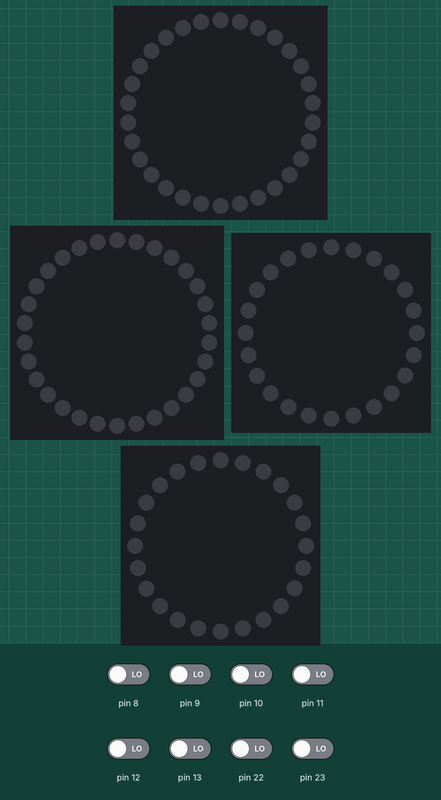
A sketch run on a simulated Arduino Uno, built with avr-gcc and run on an emulated ATmega328P. Shown: 2 × 30 RGB LEDs in a ring, first at the top, clockwise, 2 × 24 RGB LEDs in a ring, first at the top, clockwise. Inputs (shaded band) come from the test bench; at power-on: pin 8–13, pin 22, pin 23 LOW. Dim RGB values are drawn brighter than linear.

Above: at 1.2 s.
1.3 s: pin 12 driven HIGH
At 1.8 s:
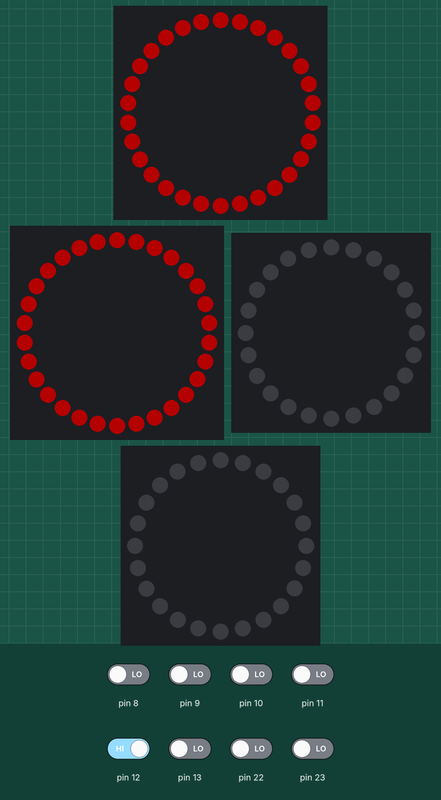
2.8 s: pin 22 driven HIGH
At 2.99 s:
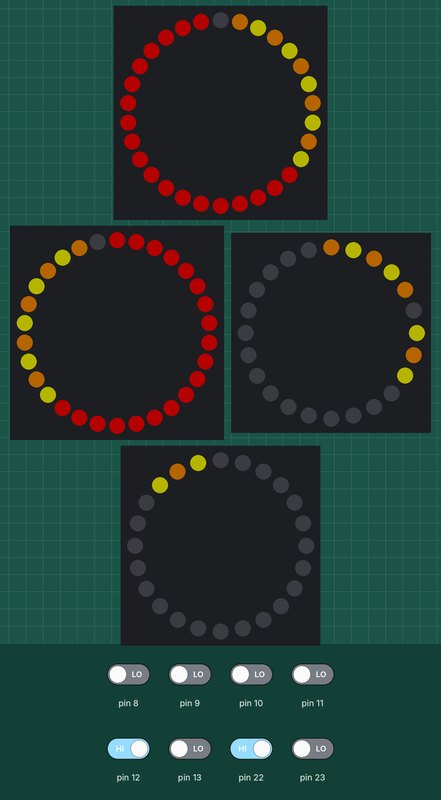
5.3 s: pin 13 driven HIGH
At 5.58 s:
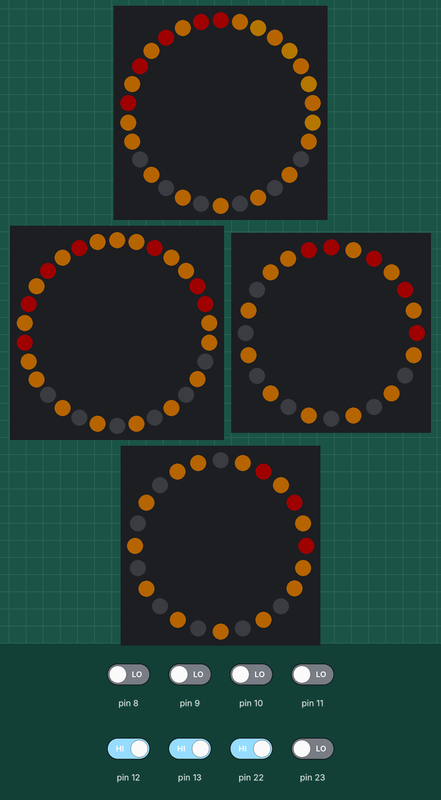
7.8 s: pin 12 driven LOW
At 8.13 s:
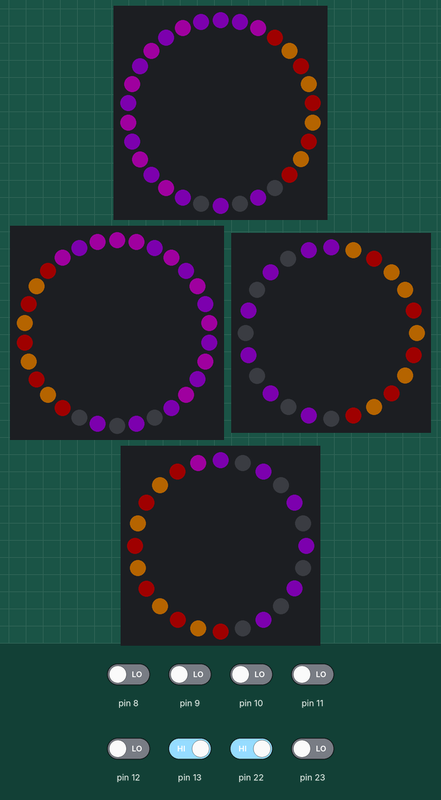
10.4 s: pin 13 driven LOW
At 11.5 s:
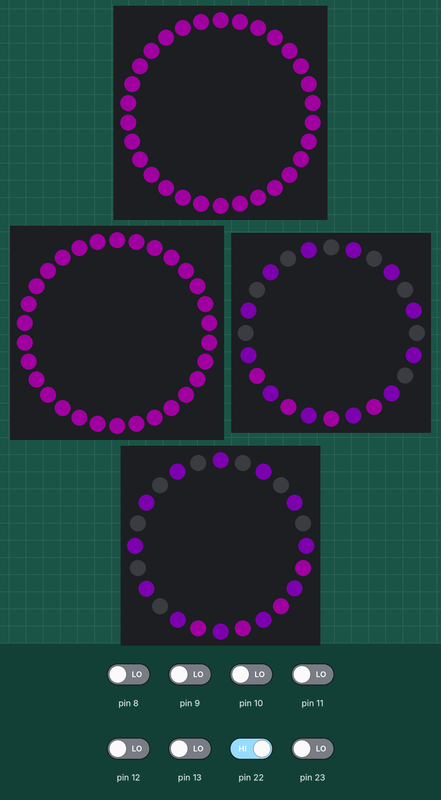
11.9 s: pin 22 driven LOW
At 12.3 s:
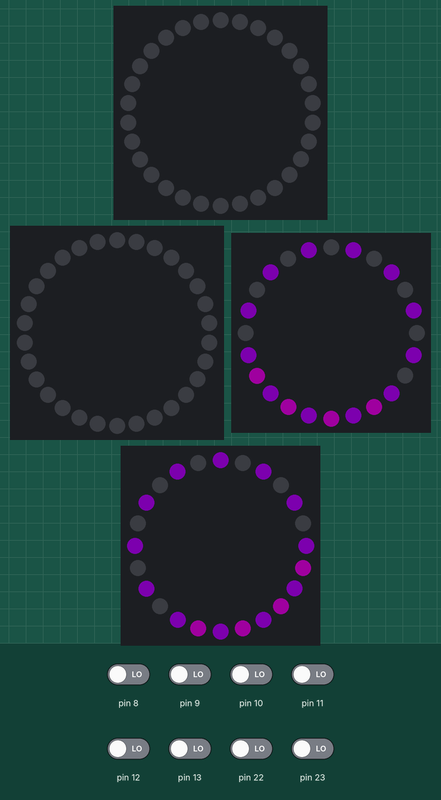
Timing chart, 0 to 14.4 s (numbered marks = the images above; inputs shaded):
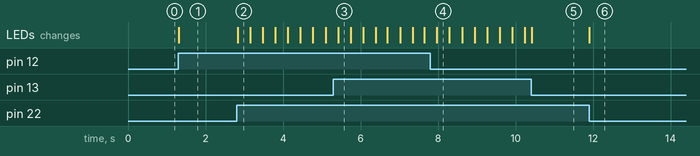

The sketch:

LI23.ino
```cpp
#include <FastLED.h>

#define NUM_LEDS_STRIP 30 // 30 leds in a 0.5m strip w/ 60 leds/m
#define NUM_LEDS_RING 24 // 24 leds in a ring

#define DATA_A 3 // DIO Pins for Strip Output
#define DATA_B 4
#define DATA_C 5
#define DATA_D 6

#define STRIP_a 0 // marks wich strip
#define STRIP_b 1
#define RING_a 2
#define RING_b 3

#define cBLANK 0 // output solid colors
#define cRED 1
#define cBLUE 2
#define cYELLOW 3
#define cPURPLE 4

#define CONE 0 // game pices
#define CUBE 1


#define GLOBAL_BRIGHTNESS 63 // Global Brightness

CRGB STRIP_A[NUM_LEDS_STRIP]; // define arays for two strips & two rings
CRGB STRIP_B[NUM_LEDS_STRIP];
CRGB RING_A[NUM_LEDS_RING];
CRGB RING_B[NUM_LEDS_RING];

uint8_t a = 0; // vars for scrolling animations (strips)
uint8_t b = 1;
uint8_t c = 2;
uint8_t d = 3;
uint8_t e = 4;
uint8_t f = 5;
uint8_t g = 6;
uint8_t h = 7;
uint8_t i = 8;
uint8_t j = 9;
uint8_t k = 10;

uint8_t A = 0; //vars for scoling animations (rings)
uint8_t B = 1;
uint8_t C = 2;
uint8_t D = 3;
uint8_t E = 4;
uint8_t F = 5;
uint8_t G = 6;
uint8_t H = 7;
uint8_t I = 8;

uint16_t randomNum = 0; // random number for the fire
byte fireStarter;
#define delayTime 0

void setup() {
  FastLED.addLeds<NEOPIXEL, DATA_A>(STRIP_A, NUM_LEDS_STRIP);
  FastLED.addLeds<NEOPIXEL, DATA_B>(STRIP_B, NUM_LEDS_STRIP);
  FastLED.addLeds<NEOPIXEL, DATA_C>(RING_A, NUM_LEDS_RING);
  FastLED.addLeds<NEOPIXEL, DATA_D>(RING_B, NUM_LEDS_RING);

  Serial.begin(115200);

  FastLED.setBrightness(GLOBAL_BRIGHTNESS);

  DDRB = 0b00000000; // set all of port B to input

}

void loop() {
  // check state of PB4-PB7 (on MEGA 2560 Digial 10-13)
  if ( PINB == 0b00000000 ){     //state 0 Clear
    solid(cBLANK, STRIP_a);
    solid(cBLANK, STRIP_b);
  }
  else if( PINB == 0b00010000 ){ //state 1 Red
    solid(cRED, STRIP_a);
    solid(cRED, STRIP_b);
  }
  else if( PINB == 0b00100000){ //state 2 Blue
    solid(cBLUE, STRIP_a);
    solid(cBLUE, STRIP_b);
  }
  else if( PINB == 0b00110000){ //state 3 Yellow
    solid(cYELLOW, STRIP_a);
    solid(cYELLOW, STRIP_b);
  }
  else if( PINB == 0b01000000){ //state 4 Purple
    solid(cPURPLE, STRIP_a);
    solid(cPURPLE, STRIP_b);
  }
  else if( PINB == 0b01010000){ //state 5 Cone
    gamePiece(CONE, STRIP_a);
    gamePiece(CONE, STRIP_b);
    delay(20);
  }
  else if( PINB == 0b01100000){ //state 6 Cube
    gamePiece(CUBE, STRIP_a);
    gamePiece(CUBE, STRIP_b);
    delay(20);
  }
  else if( PINB == 0b01110000){ //state 7 Fire
    fire(STRIP_a);
    fire(STRIP_b);
    delay(20);
  }/*
  else if( PINB == 0b10000000){ //state 8

  }
  else if( PINB == 0b10010000){ //state 9

  }
  else if( PINB == 0b10100000){ //state 10

  }
  else if( PINB == 0b10110000){ //state 11

  }
  else if( PINB == 0b11000000){ //state 12

  }
  else if( PINB == 0b11010000){ //state 13

  }
  else if( PINB == 0b11100000){ //state 14

  }
  else if( PINB == 0b11110000){ //state 15

  }*/
  FastLED.show();
  fireStarter = PINB;
}

 void solid(uint8_t color, uint8_t output){ // puts whole strip or ring to a solid color, curently blank, red, and blue
  if(color == cBLANK){ // make strip blank
      if(output == STRIP_a){
      for(uint8_t i = 0; i < NUM_LEDS_STRIP; i++){ // strip a
        STRIP_A[i] = CRGB::Black;
        }
    }
    if(output == STRIP_b){
      for(uint8_t i = 0; i < NUM_LEDS_STRIP; i++){ // strip b
        STRIP_B[i] = CRGB::Black;
      }
    }
    if(output == RING_a){
      for(uint8_t i = 0; i < NUM_LEDS_RING; i++){ // ring a
        RING_A[i] = CRGB::Black;
      }
    }
    if(output == RING_b){
      for(uint8_t i = 0; i < NUM_LEDS_RING; i++){ // ring b
        RING_B[i] = CRGB::Black;
      }
    }
  }
  if(color == cRED){ // make strip red
      if(output == STRIP_a){
      for(uint8_t i = 0; i < NUM_LEDS_STRIP; i++){ // strip a
        STRIP_A[i] = CRGB::Red;
        }
    }
    if(output == STRIP_b){
      for(uint8_t i = 0; i < NUM_LEDS_STRIP; i++){ // strip b
        STRIP_B[i] = CRGB::Red;
      }
    }
    if(output == RING_a){
      for(uint8_t i = 0; i < NUM_LEDS_RING; i++){ // ring a
        RING_A[i] = CRGB::Red;
      }
    }
    if(output == RING_b){
      for(uint8_t i = 0; i < NUM_LEDS_RING; i++){ // ring b
        RING_B[i] = CRGB::Red;
      }
    }
  }
  if(color == cBLUE){ // make strip blue
      if(output == STRIP_a){
      for(uint8_t i = 0; i < NUM_LEDS_STRIP; i++){ // strip a
        STRIP_A[i] = CRGB::Blue;
        }
    }
    if(output == STRIP_b){
      for(uint8_t i = 0; i < NUM_LEDS_STRIP; i++){ // strip b
        STRIP_B[i] = CRGB::Blue;
      }
    }
    if(output == RING_a){
      for(uint8_t i = 0; i < NUM_LEDS_RING; i++){ // ring a
        RING_A[i] = CRGB::Blue;
      }
    }
    if(output == RING_b){
      for(uint8_t i = 0; i < NUM_LEDS_RING; i++){ // ring b
        RING_B[i] = CRGB::Blue;
      }
    }
  }
  if(color == cYELLOW){ // make strip blank
      if(output == STRIP_a){
      for(uint8_t i = 0; i < NUM_LEDS_STRIP; i++){ // strip a
        STRIP_A[i] = CRGB::Yellow;
        }
    }
    if(output == STRIP_b){
      for(uint8_t i = 0; i < NUM_LEDS_STRIP; i++){ // strip b
        STRIP_B[i] = CRGB::Yellow;
      }
    }
    if(output == RING_a){
      for(uint8_t i = 0; i < NUM_LEDS_RING; i++){ // ring a
        RING_A[i] = CRGB::Yellow;
      }
    }
    if(output == RING_b){
      for(uint8_t i = 0; i < NUM_LEDS_RING; i++){ // ring b
        RING_B[i] = CRGB::Yellow;
      }
    }
  }
  if(color == cPURPLE){ // make strip blank
      if(output == STRIP_a){
      for(uint8_t i = 0; i < NUM_LEDS_STRIP; i++){ // strip a
        STRIP_A[i] = CRGB::Purple;
        }
    }
    if(output == STRIP_b){
      for(uint8_t i = 0; i < NUM_LEDS_STRIP; i++){ // strip b
        STRIP_B[i] = CRGB::Purple;
      }
    }
    if(output == RING_a){
      for(uint8_t i = 0; i < NUM_LEDS_RING; i++){ // ring a
        RING_A[i] = CRGB::Purple;
      }
    }
    if(output == RING_b){
      for(uint8_t i = 0; i < NUM_LEDS_RING; i++){ // ring b
        RING_B[i] = CRGB::Purple;
      }
    }
  }
}

void gamePiece( uint8_t piece, uint8_t output){ // animation for game pices

  if(piece == CONE){ // animation for cone, should be yellow ish. makes it apear as if the strips are linked on back end of robot
    if(a == (NUM_LEDS_STRIP)){
        a = 0;
    }
    else if(b == (NUM_LEDS_STRIP)){
        b = 0;
    }
    else if(c == (NUM_LEDS_STRIP)){
      c = 0;
    }
    else if(d == (NUM_LEDS_STRIP)){
        d = 0;
    }
    else if(e == (NUM_LEDS_STRIP)){
        e = 0;
    }
    else if(f == (NUM_LEDS_STRIP)){
      f = 0;
    }
    else if(g == (NUM_LEDS_STRIP)){
        g = 0;
    }
    else if(h == (NUM_LEDS_STRIP)){
        h = 0;
    }
    else if(i == (NUM_LEDS_STRIP)){
      i = 0;
    }
    else if(j == (NUM_LEDS_STRIP)){
        j = 0;
    }
    else if(k == (NUM_LEDS_STRIP)){
        k = 0;
    }
    if(output == STRIP_a){
      STRIP_A[a] = CRGB::Black;
      STRIP_A[b] = CRGB::DarkOrange;
      STRIP_A[c] = CRGB::Yellow;
      STRIP_A[d] = CRGB::DarkOrange;
      STRIP_A[e] = CRGB::Yellow;
      STRIP_A[f] = CRGB::DarkOrange;
      STRIP_A[g] = CRGB::Yellow;
      STRIP_A[h] = CRGB::DarkOrange;
      STRIP_A[i] = CRGB::Yellow;
      STRIP_A[j] = CRGB::DarkOrange;
      STRIP_A[k] = CRGB::Yellow;
    }
    if(output == STRIP_b){
      STRIP_B[NUM_LEDS_STRIP - a] = CRGB::Black;
      STRIP_B[NUM_LEDS_STRIP - b] = CRGB::DarkOrange;
      STRIP_B[NUM_LEDS_STRIP - c] = CRGB::Yellow;
      STRIP_B[NUM_LEDS_STRIP - d] = CRGB::DarkOrange;
      STRIP_B[NUM_LEDS_STRIP - e] = CRGB::Yellow;
      STRIP_B[NUM_LEDS_STRIP - f] = CRGB::DarkOrange;
      STRIP_B[NUM_LEDS_STRIP - g] = CRGB::Yellow;
      STRIP_B[NUM_LEDS_STRIP - h] = CRGB::DarkOrange;
      STRIP_B[NUM_LEDS_STRIP - i] = CRGB::Yellow;
      STRIP_B[NUM_LEDS_STRIP - j] = CRGB::DarkOrange;
      STRIP_B[NUM_LEDS_STRIP - k] = CRGB::Yellow;
    }
    a++;
    b++;
    c++;
    d++;
    e++;
    f++;
    g++;
    h++;
    i++;
    j++;
    k++;
    if(A == (NUM_LEDS_STRIP)){
        A = 0;
    }
    else if(B == (NUM_LEDS_STRIP)){
        B = 0;
    }
    else if(C == (NUM_LEDS_STRIP)){
      C = 0;
    }
    else if(D == (NUM_LEDS_STRIP)){
        D = 0;
    }
    else if(E == (NUM_LEDS_STRIP)){
        E = 0;
    }
    else if(F == (NUM_LEDS_STRIP)){
      F = 0;
    }
    else if(G == (NUM_LEDS_STRIP)){
        G = 0;
    }
    else if(H == (NUM_LEDS_STRIP)){
        H = 0;
    }
    else if(I == (NUM_LEDS_STRIP)){
      I = 0;
    }
    if(output == STRIP_a){
      RING_A[A] = CRGB::Black;
      RING_A[B] = CRGB::DarkOrange;
      RING_A[C] = CRGB::Yellow;
      RING_A[D] = CRGB::DarkOrange;
      RING_A[E] = CRGB::Yellow;
      RING_A[F] = CRGB::DarkOrange;
      RING_A[G] = CRGB::Yellow;
      RING_A[H] = CRGB::DarkOrange;
      RING_A[I] = CRGB::Yellow;
    }
    if(output == STRIP_b){
      RING_B[NUM_LEDS_STRIP - A] = CRGB::Black;
      RING_B[NUM_LEDS_STRIP - B] = CRGB::DarkOrange;
      RING_B[NUM_LEDS_STRIP - C] = CRGB::Yellow;
      RING_B[NUM_LEDS_STRIP - D] = CRGB::DarkOrange;
      RING_B[NUM_LEDS_STRIP - E] = CRGB::Yellow;
      RING_B[NUM_LEDS_STRIP - F] = CRGB::DarkOrange;
      RING_B[NUM_LEDS_STRIP - G] = CRGB::Yellow;
      RING_B[NUM_LEDS_STRIP - H] = CRGB::DarkOrange;
      RING_B[NUM_LEDS_STRIP - I] = CRGB::Yellow;
    }
    A++;
    B++;
    C++;
    D++;
    E++;
    F++;
    G++;
    H++;
    I++;
  }
  if(piece == CUBE){ // animation for cone, should be purple ish. makes it apear as if the strips are linked on back end of robot
    if(a == (NUM_LEDS_STRIP)){
        a = 0;
    }
    else if(b == (NUM_LEDS_STRIP)){
        b = 0;
    }
    else if(c == (NUM_LEDS_STRIP)){
      c = 0;
    }
    else if(d == (NUM_LEDS_STRIP)){
       d = 0;
    }
    else if(e == (NUM_LEDS_STRIP)){
        e = 0;
    }
    else if(f == (NUM_LEDS_STRIP)){
      f = 0;
    }
    else if(g == (NUM_LEDS_STRIP)){
        g = 0;
    }
    else if(h == (NUM_LEDS_STRIP)){
        h = 0;
    }
    else if(i == (NUM_LEDS_STRIP)){
      i = 0;
    }
    else if(j == (NUM_LEDS_STRIP)){
        j = 0;
    }
    else if(k == (NUM_LEDS_STRIP)){
        k = 0;
    }
    if(output == STRIP_a){
      STRIP_A[a] = CRGB::Black;
      STRIP_A[b] = CRGB::DarkViolet;
      STRIP_A[c] = CRGB::Purple;
      STRIP_A[d] = CRGB::DarkViolet;
      STRIP_A[e] = CRGB::Purple;
      STRIP_A[f] = CRGB::DarkViolet;
      STRIP_A[g] = CRGB::Purple;
      STRIP_A[h] = CRGB::DarkViolet;
      STRIP_A[i] = CRGB::Purple;
      STRIP_A[j] = CRGB::DarkViolet;
      STRIP_A[k] = CRGB::Purple;
    }
    if(output == STRIP_b){
      STRIP_B[NUM_LEDS_STRIP - a] = CRGB::Black;
      STRIP_B[NUM_LEDS_STRIP - b] = CRGB::DarkViolet;
      STRIP_B[NUM_LEDS_STRIP - c] = CRGB::Purple;
      STRIP_B[NUM_LEDS_STRIP - d] = CRGB::DarkViolet;
      STRIP_B[NUM_LEDS_STRIP - e] = CRGB::Purple;
      STRIP_B[NUM_LEDS_STRIP - f] = CRGB::DarkViolet;
      STRIP_B[NUM_LEDS_STRIP - g] = CRGB::Purple;
      STRIP_B[NUM_LEDS_STRIP - h] = CRGB::DarkViolet;
      STRIP_B[NUM_LEDS_STRIP - i] = CRGB::Purple;
      STRIP_B[NUM_LEDS_STRIP - j] = CRGB::DarkViolet;
      STRIP_B[NUM_LEDS_STRIP - k] = CRGB::Purple;
    }
    a++;
    b++;
    c++;
    d++;
    e++;
    f++;
    g++;
    h++;
    i++;
    j++;
    k++;
    if(A == (NUM_LEDS_STRIP)){
        A = 0;
    }
    else if(B == (NUM_LEDS_STRIP)){
        B = 0;
    }
    else if(C == (NUM_LEDS_STRIP)){
      C = 0;
    }
    else if(D == (NUM_LEDS_STRIP)){
        D = 0;
    }
    else if(E == (NUM_LEDS_STRIP)){
        E = 0;
    }
    else if(F == (NUM_LEDS_STRIP)){
      F = 0;
    }
    else if(G == (NUM_LEDS_STRIP)){
        G = 0;
    }
    else if(H == (NUM_LEDS_STRIP)){
        H = 0;
    }
    else if(I == (NUM_LEDS_STRIP)){
      I = 0;
    }
    if(output == STRIP_a){
      RING_A[A] = CRGB::Black;
      RING_A[B] = CRGB::DarkViolet;
      RING_A[C] = CRGB::Purple;
      RING_A[D] = CRGB::DarkViolet;
      RING_A[E] = CRGB::Purple;
      RING_A[F] = CRGB::DarkViolet;
      RING_A[G] = CRGB::Purple;
      RING_A[H] = CRGB::DarkViolet;
      RING_A[I] = CRGB::Purple;
    }
    if(output == STRIP_b){
      RING_B[NUM_LEDS_RING - A] = CRGB::Black;
      RING_B[NUM_LEDS_RING - B] = CRGB::DarkViolet;
      RING_B[NUM_LEDS_RING - C] = CRGB::Purple;
      RING_B[NUM_LEDS_RING - D] = CRGB::DarkViolet;
      RING_B[NUM_LEDS_RING - E] = CRGB::Purple;
      RING_B[NUM_LEDS_RING - F] = CRGB::DarkViolet;
      RING_B[NUM_LEDS_RING - G] = CRGB::Purple;
      RING_B[NUM_LEDS_RING - H] = CRGB::DarkViolet;
      RING_B[NUM_LEDS_RING - I] = CRGB::Purple;
    }
    A++;
    B++;
    C++;
    D++;
    E++;
    F++;
    G++;
    H++;
    I++;
  }
}

void fire(uint8_t output){
  if(a == (NUM_LEDS_STRIP)){
        a = 0;
    }
    else if(b == (NUM_LEDS_STRIP)){
        b = 0;
    }
    else if(c == (NUM_LEDS_STRIP)){
      c = 0;
    }
    else if(d == (NUM_LEDS_STRIP)){
        d = 0;
    }
    else if(e == (NUM_LEDS_STRIP)){
        e = 0;
    }
    else if(f == (NUM_LEDS_STRIP)){
      f = 0;
    }
    else if(g == (NUM_LEDS_STRIP)){
        g = 0;
    }
    else if(h == (NUM_LEDS_STRIP)){
        h = 0;
    }
    else if(i == (NUM_LEDS_STRIP)){
      i = 0;
    }
    else if(j == (NUM_LEDS_STRIP)){
        j = 0;
    }
    else if(k == (NUM_LEDS_STRIP)){
        k = 0;
    }
    if(output == STRIP_a){
      STRIP_A[a] = CRGB::DarkOrange;
      STRIP_A[b] = CRGB::Maroon;
      STRIP_A[c] = CRGB::Orange;
      STRIP_A[d] = CRGB::DarkOrange;
      STRIP_A[e] = CRGB::Orange;
      STRIP_A[f] = CRGB::DarkOrange;
      STRIP_A[g] = CRGB::Orange;
      STRIP_A[h] = CRGB::DarkOrange;
      STRIP_A[i] = CRGB::Orange;
      STRIP_A[j] = CRGB::DarkOrange;
      STRIP_A[k] = CRGB::Orange;
    }
    if(output == STRIP_b){
      STRIP_B[NUM_LEDS_STRIP - a] = CRGB::DarkOrange;
      STRIP_B[NUM_LEDS_STRIP - b] = CRGB::Maroon;
      STRIP_B[NUM_LEDS_STRIP - c] = CRGB::DarkOrange;
      STRIP_B[NUM_LEDS_STRIP - d] = CRGB::Maroon;
      STRIP_B[NUM_LEDS_STRIP - e] = CRGB::DarkOrange;
      STRIP_B[NUM_LEDS_STRIP - f] = CRGB::Maroon;
      STRIP_B[NUM_LEDS_STRIP - g] = CRGB::DarkOrange;
      STRIP_B[NUM_LEDS_STRIP - h] = CRGB::Maroon;
      STRIP_B[NUM_LEDS_STRIP - i] = CRGB::DarkOrange;
      STRIP_B[NUM_LEDS_STRIP - j] = CRGB::Maroon;
      STRIP_B[NUM_LEDS_STRIP - k] = CRGB::DarkOrange;
    }
    a++;
    b++;
    c++;
    d++;
    e++;
    f++;
    g++;
    h++;
    i++;
    j++;
    k++;
    if(A == (NUM_LEDS_STRIP)){
        A = 0;
    }
    else if(B == (NUM_LEDS_STRIP)){
        B = 0;
    }
    else if(C == (NUM_LEDS_STRIP)){
      C = 0;
    }
    else if(D == (NUM_LEDS_STRIP)){
        D = 0;
    }
    else if(E == (NUM_LEDS_STRIP)){
        E = 0;
    }
    else if(F == (NUM_LEDS_STRIP)){
      F = 0;
    }
    else if(G == (NUM_LEDS_STRIP)){
        G = 0;
    }
    else if(H == (NUM_LEDS_STRIP)){
        H = 0;
    }
    else if(I == (NUM_LEDS_STRIP)){
      I = 0;
    }
    if(output == STRIP_a){
      RING_A[A] = CRGB::DarkOrange;
      RING_A[B] = CRGB::Maroon;
      RING_A[C] = CRGB::DarkOrange;
      RING_A[D] = CRGB::Maroon;
      RING_A[E] = CRGB::DarkOrange;
      RING_A[F] = CRGB::Maroon;
      RING_A[G] = CRGB::DarkOrange;
      RING_A[H] = CRGB::Maroon;
      RING_A[I] = CRGB::DarkOrange;
    }
    if(output == STRIP_b){
      RING_B[NUM_LEDS_STRIP - A] = CRGB::DarkOrange;
      RING_B[NUM_LEDS_STRIP - B] = CRGB::Maroon;
      RING_B[NUM_LEDS_STRIP - C] = CRGB::DarkOrange;
      RING_B[NUM_LEDS_STRIP - D] = CRGB::Maroon;
      RING_B[NUM_LEDS_STRIP - E] = CRGB::DarkOrange;
      RING_B[NUM_LEDS_STRIP - F] = CRGB::Maroon;
      RING_B[NUM_LEDS_STRIP - G] = CRGB::DarkOrange;
      RING_B[NUM_LEDS_STRIP - H] = CRGB::Maroon;
      RING_B[NUM_LEDS_STRIP - I] = CRGB::DarkOrange;
    }
    A++;
    B++;
    C++;
    D++;
    E++;
    F++;
    G++;
    H++;
    I++;
  }
```

Measured:
- after the input at 1.3 s, the LEDs: change at once (image 1)
- after the input at 2.8 s, the LEDs: change at once (image 2)
- after the input at 5.3 s, the LEDs: change after 0.12 s (image 3)
- after the input at 7.8 s, the LEDs: change after 0.17 s (image 4)
- after the input at 10.4 s, the LEDs: change at once (image 5)
- after the input at 11.9 s, the LEDs: change at once (image 6)
